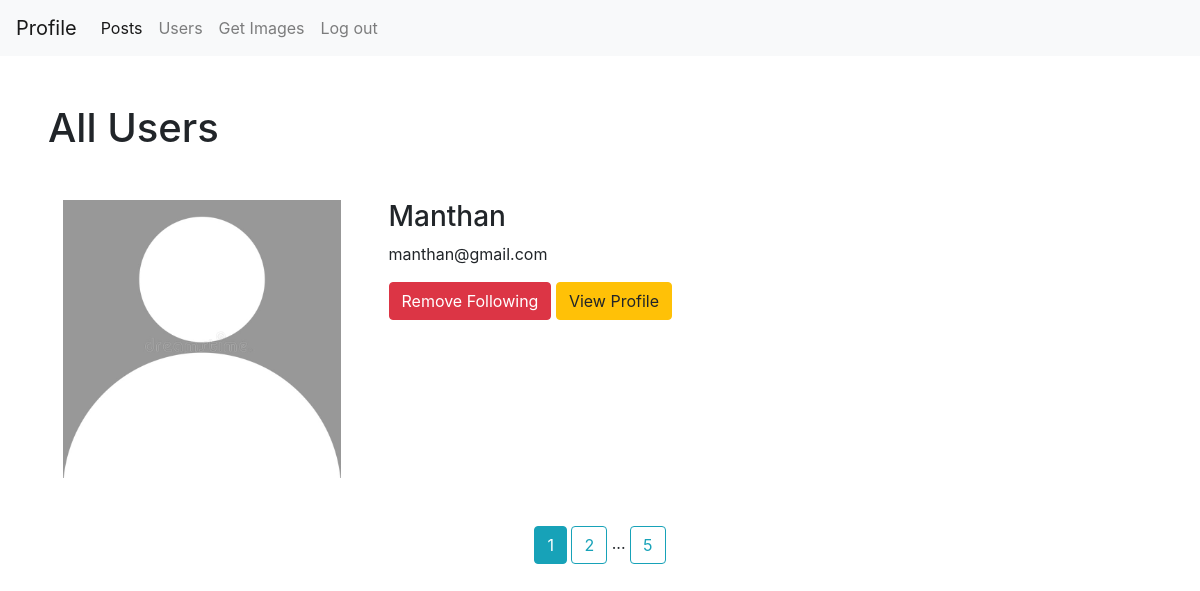
Page /users (signed in) on the committed database.
### flask_module/user/models.py (models this page shows, shortened)
class User(db.Model, UserMixin):
    id = db.Column(db.Integer, primary_key=True)
    username = db.Column(db.String(20), unique=True, nullable=False)
    email = db.Column(db.String(30), unique=True, nullable=False)
    profile_picture = db.Column(db.String(70), nullable=False, default="defualt_img.jpg")
    password = db.Column(db.String(15), nullable=False)
    like = db.relationship("Likes", backref="user", lazy=True, cascade = "all, delete, delete-orphan", )
    post = db.relationship("Post", backref="user", lazy=True, cascade = "all, delete, delete-orphan", )
    comment = db.relationship("Comments", backref="user", lazy=True, cascade = "all, delete, delete-orphan", )
    following = db.relationship("User",
                    secondary=connected_user,
                    primaryjoin=id==connected_user.c.parent_id,
                    secondaryjoin=id==connected_user.c.children_id,
                    backref="followed_by")
    role_id = db.Column(db.Integer, db.ForeignKey("role.id"), nullable=False)

### flask_module/user/routes.py (the view)
@user.route("/users", methods=['POST', 'GET'])
def users():
    if "user" in session:
        page  = request.args.get('page', 1, type=int)
        users = User.query.filter(User.id != current_user.id).paginate(per_page=1, page=page)
        return render_template("user/all_users.html", users=users)
    else:
        abort(401)

### flask_module/user/models.py (called while the page is built)
@login_manager.user_loader
def load_user(user_id):
    return User.query.filter_by(id=int(user_id)).first()

### flask_module/templates/user/all_users.html (shortened to what this page needs)
{% extends "base.html" %}
{% block contant %}
<h1 class="m-5">All Users</h1>
{% for user in users %}
<div class="container m-5 d-flex">
    <img src="{{ url_for('static', filename='images/'+user.profile_picture) }}" alt="" class="w-25 h-25">
    <div class="ml-5">
        <h3>{{user.username}}</h3>
        <p>{{user.email}}</p>
        {% if user in current_user.following %}
        <a href="{{ url_for('user.remove_user', user_id=user.id) }}" class="btn btn-danger">Remove Following</a>
        {% else %}
        <a href="{{ url_for('user.follow_user', user_id=user.id) }}" class="btn btn-primary">Connect</a>
        {% endif %}
        <a href="{{ url_for('user.profile_detail', username=user.username) }}" class="btn btn-warning">View Profile</a>
    </div>
</div>
{% endfor %}
<div class="my-5 text-center">
    {% for page_num in users.iter_pages(left_edge=1, right_edge=1, left_current=1, right_current=1) %}
        {% if page_num %}
            {% if users.page == page_num %}
                <a href="{{ url_for('user.users', page=page_num) }}" class="btn btn-info">{{page_num}}</a>
            {% else %}
                <a href="{{ url_for('user.users', page=page_num) }}" class="btn btn-outline-info">{{page_num}}</a>
            {% endif %}
        {% else %}
            ...
        {% endif %}
    {% endfor %}
</div>
{% endblock contant %}

### rows in the picture
User: profile_picture (picture), username "Manthan", email "manthan@gmail.com"

### other values in the picture
{{ page_num }} "1"
{{ page_num }} "2" "5"
